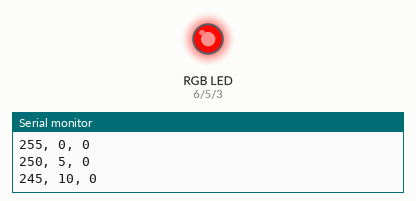
Simulated run of this sketch. Board: Arduino Uno, built with avr-gcc and run on an emulated ATmega328P. On the bench: an RGB LED mixed from three pins (HIGH = lit), the last lines printed to the serial monitor. Dim RGB values are drawn brighter than linear.

Above: at 0.05 s.
At 0.4 s:
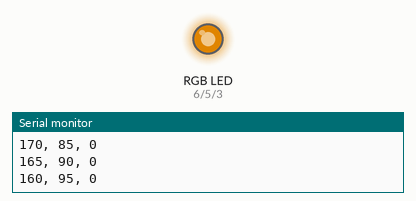
At 0.75 s:
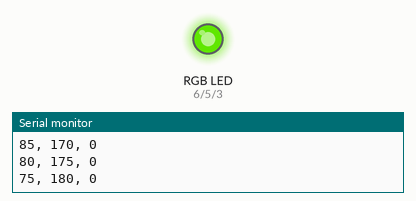
At 1.5 s:
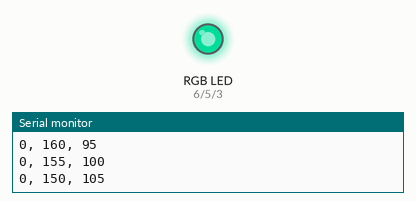
At 2.2 s:
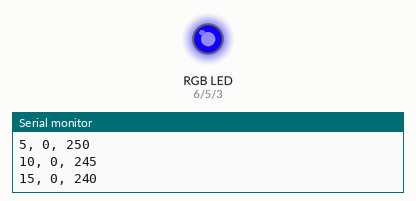
At 2.95 s:
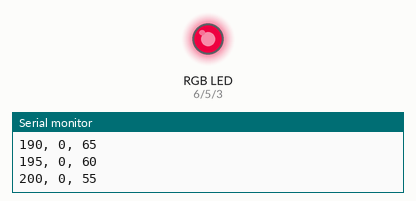
Timing chart, 0 to 7.3 s (numbered marks = the images above):
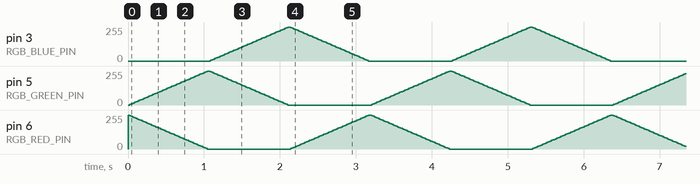

The sketch:

rgb_fade.ino
```cpp
// Change this to based on whether you are using a common anode or common cathode
// RGB LED. See: https://makeabilitylab.github.io/physcomp/arduino/rgb-led
// If you are working with a common cathode RGB LED, set this to false.
// Note Adafruit sells a common anode design: https://www.adafruit.com/product/159
const boolean COMMON_ANODE = false;

const int RGB_RED_PIN = 6;
const int RGB_GREEN_PIN  = 5;
const int RGB_BLUE_PIN  = 3;
const int DELAY_MS = 20; // delay in ms between changing colors
const int MAX_COLOR_VALUE = 255;

enum RGB{
  RED,
  GREEN,
  BLUE,
  NUM_COLORS
};

int _rgbLedValues[] = {255, 0, 0}; // Red, Green, Blue
enum RGB _curFadingUpColor = GREEN;
enum RGB _curFadingDownColor = RED;
const int FADE_STEP = 5;

void setup() {
  // Set the RGB pins to output
  pinMode(RGB_RED_PIN, OUTPUT);
  pinMode(RGB_GREEN_PIN, OUTPUT);
  pinMode(RGB_BLUE_PIN, OUTPUT);

  // Turn on Serial so we can verify expected colors via Serial Monitor
  Serial.begin(9600);
  Serial.println("Red, Green, Blue");

  // Set initial color
  setColor(_rgbLedValues[RED], _rgbLedValues[GREEN], _rgbLedValues[BLUE]);
  delay(DELAY_MS);
}

void loop() {

  // Increment and decrement the RGB LED values for the current
  // fade up color and the current fade down color
  _rgbLedValues[_curFadingUpColor] += FADE_STEP;
  _rgbLedValues[_curFadingDownColor] -= FADE_STEP;

  // Check to see if we've reached our maximum color value for fading up
  // If so, go to the next fade up color (we go from RED to GREEN to BLUE
  // as specified by the RGB enum)
  // This fade code partially based on: https://gist.github.com/jamesotron/766994
  if(_rgbLedValues[_curFadingUpColor] > MAX_COLOR_VALUE){
    _rgbLedValues[_curFadingUpColor] = MAX_COLOR_VALUE;
    _curFadingUpColor = (RGB)((int)_curFadingUpColor + 1);

    if(_curFadingUpColor > (int)BLUE){
      _curFadingUpColor = RED;
    }
  }

  // Check to see if the current LED we are fading down has gotten to zero
  // If so, select the next LED to start fading down (again, we go from RED to
  // GREEN to BLUE as specified by the RGB enum)
  if(_rgbLedValues[_curFadingDownColor] < 0){
    _rgbLedValues[_curFadingDownColor] = 0;
    _curFadingDownColor = (RGB)((int)_curFadingDownColor + 1);

    if(_curFadingDownColor > (int)BLUE){
      _curFadingDownColor = RED;
    }
  }

  // Set the color and then delay
  setColor(_rgbLedValues[RED], _rgbLedValues[GREEN], _rgbLedValues[BLUE]);
  delay(DELAY_MS);
}

/**
 * setColor takes in values between 0 - 255 for the amount of red, green, and blue, respectively
 * where 255 is the maximum amount of that color and 0 is none of that color. You can illuminate
 * all colors by intermixing different combinations of red, green, and blue
 *
 * This function is based on https://gist.github.com/jamesotron/766994
 */
void setColor(int red, int green, int blue)
{
  Serial.print(red);
  Serial.print(", ");
  Serial.print(green);
  Serial.print(", ");
  Serial.println(blue);

  // If a common anode LED, invert values
  if(COMMON_ANODE == true){
    red = MAX_COLOR_VALUE - red;
    green = MAX_COLOR_VALUE - green;
    blue = MAX_COLOR_VALUE - blue;
  }
  analogWrite(RGB_RED_PIN, red);
  analogWrite(RGB_GREEN_PIN, green);
  analogWrite(RGB_BLUE_PIN, blue);
}
```
